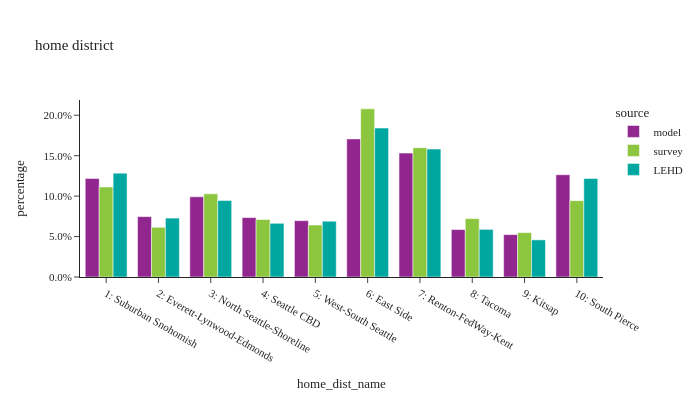

The notebook cell saved with this chart:
### Code cell
df_plot = df_district_flows.groupby(['source','home_dist_name'], observed=True)['person_weight'].sum().\
    reset_index()
util.plot_share_barchart(df_plot, 'person_weight', 'home_dist_name', title="home district")

### Figure 1 — Plotly figure (JSON) as saved in the notebook; plotly's stock layout.template omitted (floating-point values rounded to 4 significant figures)
{"data": [{"alignmentgroup": "True", "customdata": [[236700.0, 1.0], [144900.0, 1.0], [192500.0, 1.0], [142600.0, 1.0], [135300.0, 1.0], [331500.0, 1.0], [297400.0, 1.0], [113900.0, 1.0], [101800.0, 1.0], [245600.0, 1.0]], "hovertemplate": "source=model<br>home_dist_name=%{x}<br>percentage=%{y}<br>weighted_sum=%{customdata[0]}<br>sample_size=%{customdata[1]}<extra></extra>", "legendgroup": "model", "marker": {"color": "#91268F", "pattern": {"shape": ""}}, "name": "model", "offsetgroup": "model", "orientation": "v", "showlegend": true, "textposition": "auto", "type": "bar", "x": ["1: Suburban Snohomish", "2: Everett-Lynwood-Edmonds", "3: North Seattle-Shoreline", "4: Seattle CBD", "5: West-South Seattle", "6: East Side", "7: Renton-FedWay-Kent", "8: Tacoma", "9: Kitsap", "10: South Pierce"], "xaxis": "x", "y": [0.1219, 0.07462, 0.0991, 0.07343, 0.06965, 0.1707, 0.1532, 0.05864, 0.0524, 0.1264], "yaxis": "y"}, {"alignmentgroup": "True", "customdata": [[190800.0, 1.0], [105300.0, 1.0], [176300.0, 1.0], [121900.0, 1.0], [110100.0, 1.0], [356400.0, 1.0], [274200.0, 1.0], [123800.0, 1.0], [94010.0, 1.0], [161800.0, 1.0]], "hovertemplate": "source=survey<br>home_dist_name=%{x}<br>percentage=%{y}<br>weighted_sum=%{customdata[0]}<br>sample_size=%{customdata[1]}<extra></extra>", "legendgroup": "survey", "marker": {"color": "#8CC63E", "pattern": {"shape": ""}}, "name": "survey", "offsetgroup": "survey", "orientation": "v", "showlegend": true, "textposition": "auto", "type": "bar", "x": ["1: Suburban Snohomish", "2: Everett-Lynwood-Edmonds", "3: North Seattle-Shoreline", "4: Seattle CBD", "5: West-South Seattle", "6: East Side", "7: Renton-FedWay-Kent", "8: Tacoma", "9: Kitsap", "10: South Pierce"], "xaxis": "x", "y": [0.1113, 0.06141, 0.1028, 0.07108, 0.06422, 0.2079, 0.1599, 0.0722, 0.05483, 0.09438], "yaxis": "y"}, {"alignmentgroup": "True", "customdata": [[221600.0, 1.0], [125700.0, 1.0], [163100.0, 1.0], [114600.0, 1.0], [119000.0, 1.0], [317800.0, 1.0], [273000.0, 1.0], [101600.0, 1.0], [79220.0, 1.0], [210300.0, 1.0]], "hovertemplate": "source=LEHD<br>home_dist_name=%{x}<br>percentage=%{y}<br>weighted_sum=%{customdata[0]}<br>sample_size=%{customdata[1]}<extra></extra>", "legendgroup": "LEHD", "marker": {"color": "#00A7A0", "pattern": {"shape": ""}}, "name": "LEHD", "offsetgroup": "LEHD", "orientation": "v", "showlegend": true, "textposition": "auto", "type": "bar", "x": ["1: Suburban Snohomish", "2: Everett-Lynwood-Edmonds", "3: North Seattle-Shoreline", "4: Seattle CBD", "5: West-South Seattle", "6: East Side", "7: Renton-FedWay-Kent", "8: Tacoma", "9: Kitsap", "10: South Pierce"], "xaxis": "x", "y": [0.1284, 0.07284, 0.09451, 0.06641, 0.06897, 0.1841, 0.1581, 0.05888, 0.0459, 0.1219], "yaxis": "y"}], "layout": {"barmode": "group", "height": 400, "legend": {"title": {"text": "source"}, "tracegroupgap": 0}, "title": {"text": "home district"}, "width": 700, "xaxis": {"anchor": "y", "domain": [0.0, 1.0], "title": {"text": "home_dist_name"}}, "yaxis": {"anchor": "x", "domain": [0.0, 1.0], "tickformat": ".1%", "title": {"text": "percentage"}}}}
